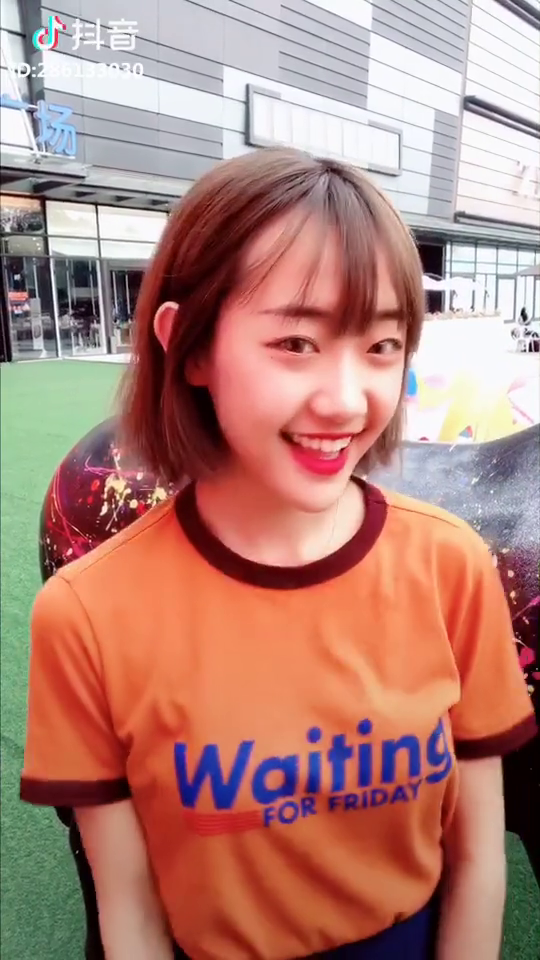
#> input picture frame 38 of dglk.mp4, 540 x 960 px
$ python Mp4.py
#> lines starting #> are read from the running program, lines starting #| are printed output that depends on the picture
#!/usr/bin/env python
# -*- coding: utf-8 -*-
# @Time    : 2018/6/2 002 20:13
# @Author  : willis
# @Site    :
# @File    : Mp4.py
# @Software: PyCharm

# 用于将视频转换为字符画，并在unix终端播放

import numpy as np
import os


class Mp42Chars:

    def video2imgs(self, video, size):

#> called with video = 'dglk.mp4', size = (50, 40)
        from cv2 import VideoCapture
        from cv2 import cvtColor, resize
        from cv2 import COLOR_BGR2GRAY
        from cv2 import INTER_AREA

        img_list = []

        # 从指定文件创建一个VideoCapture对象
        cap = VideoCapture(video)

        # 如果cap对象已经初始化完成了，就返回true，换句话说这是一个 while true 循环
        while cap.isOpened():
            # cap.read() 返回值介绍：
            #   ret 表示是否读取到图像
            #   frame 为图像矩阵，类型为 numpy.ndarry.
            ret, frame = cap.read()
#> frame is the input picture: shape (960, 540, 3); mean B, G, R 121.6, 131.6, 179.1
            if ret:
                # 转换成灰度图，也可不做这一步，转换成彩色字符视频。
                gray = cvtColor(frame, COLOR_BGR2GRAY)
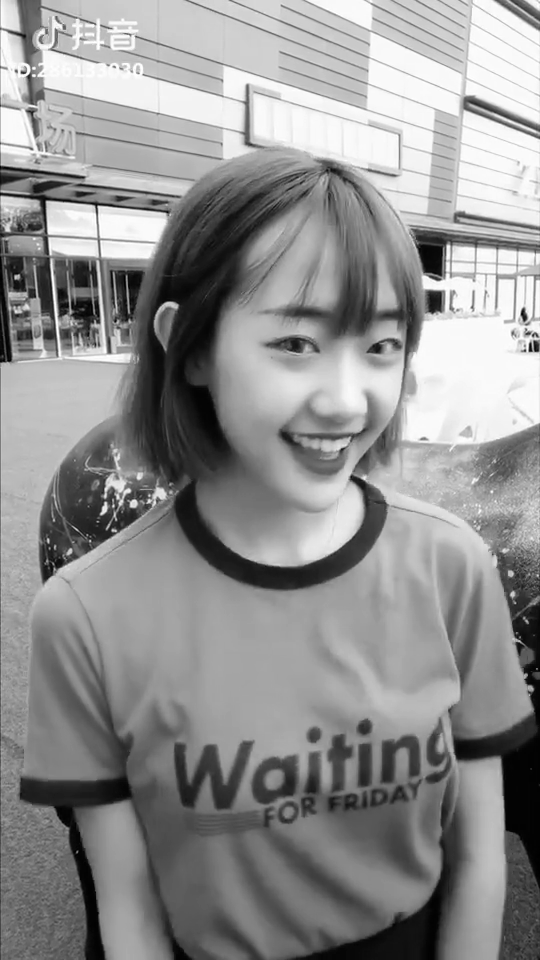
#> gray: shape (960, 540); min 0, max 255, mean 144.6

                # resize 图片，保证图片转换成字符画后，能完整地在命令行中显示。
                img = resize(gray, size, interpolation=INTER_AREA)
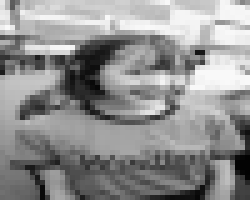
#> img: shape (40, 50) (shown 5 times larger); min 2, max 249, mean 144.6

                # 分帧保存转换结果
                img_list.append(img)
            else:
                break

        # 结束后释放空间
        cap.release()

        return img_list

    # 图片转字符画
    # [78 lines left out: functions img2chars, imgs2chars, play_video, not called in this run]


if __name__ == '__main__':
    mp4 = Mp42Chars()
    # (150, 120)
    imgs = mp4.video2imgs('dglk.mp4', (50, 40))
    # assert len(imgs) > 10
    video_chars = mp4.imgs2chars(imgs)
    # assert len(video_chars) > 10
    mp4.play_video(video_chars)

$ run again, starting later in the video
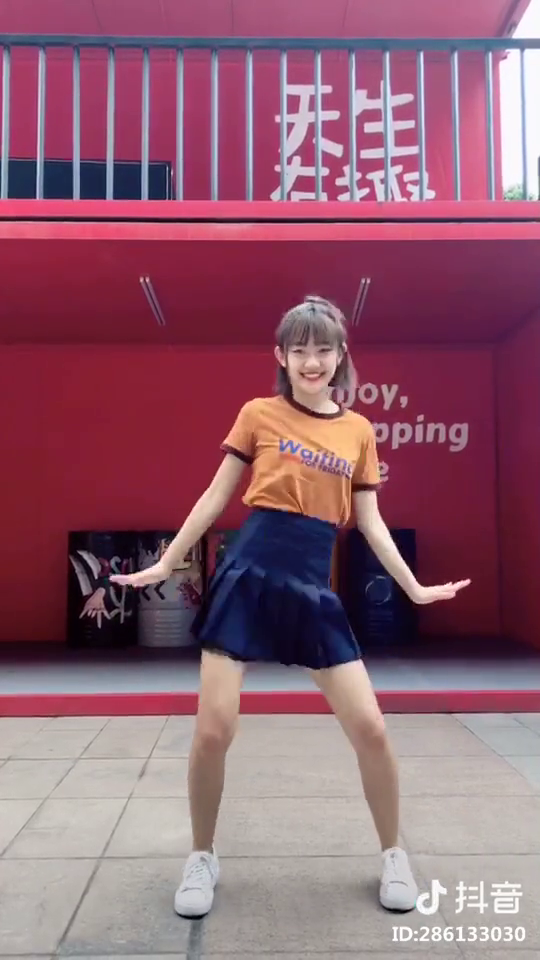
#> input picture frame 172 of dglk.mp4, 540 x 960 px
#> in video2imgs, frame is the input picture: shape (960, 540, 3); mean B, G, R 111.7, 94.7, 143.2
#> in video2imgs, `gray = cvtColor(frame, COLOR_BGR2GRAY)`:
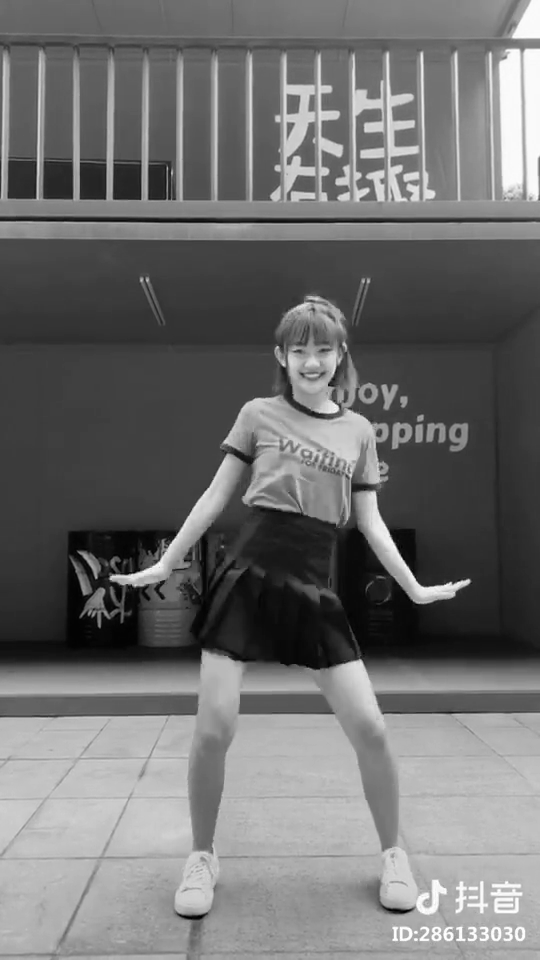
#> gray: shape (960, 540); min 0, max 255, mean 111.1
#> in video2imgs, `img = resize(gray, size, interpolation=INTER_AREA)`:
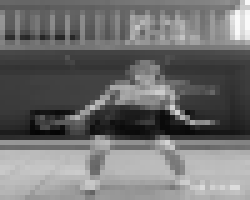
#> img: shape (40, 50) (shown 5 times larger); min 4, max 250, mean 111.1

$ run again, starting later in the video
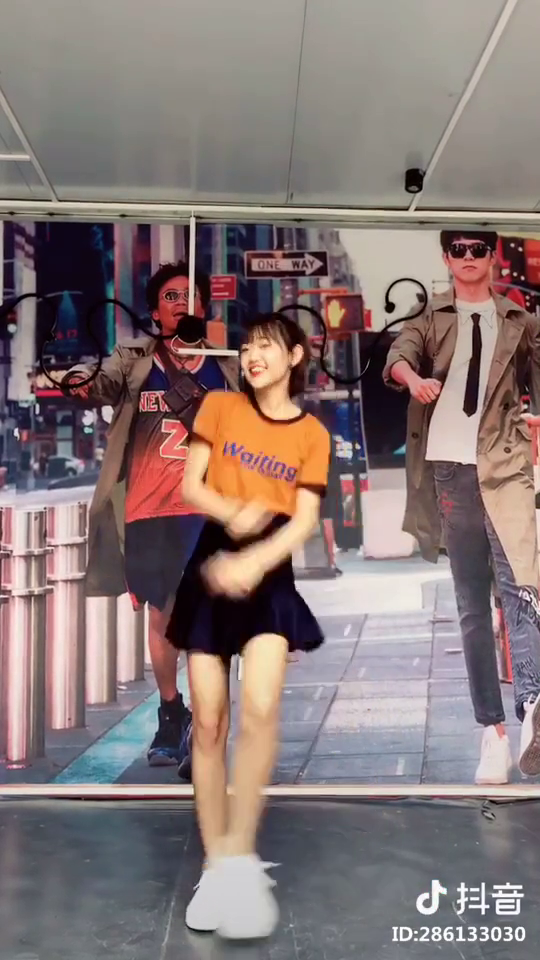
#> input picture frame 306 of dglk.mp4, 540 x 960 px
#> in video2imgs, frame is the input picture: shape (960, 540, 3); mean B, G, R 116.8, 118.2, 133.9
#> in video2imgs, `gray = cvtColor(frame, COLOR_BGR2GRAY)`:
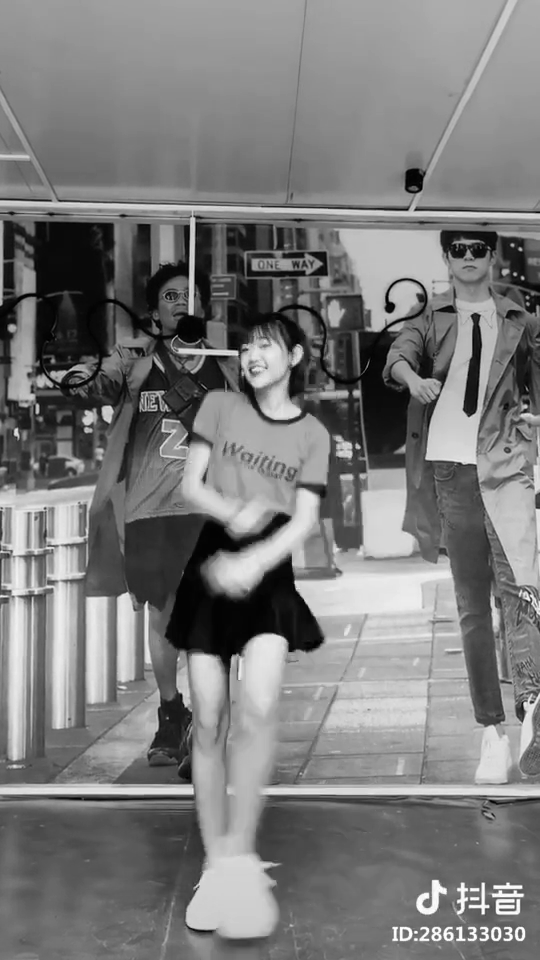
#> gray: shape (960, 540); min 0, max 255, mean 122.7
#> in video2imgs, `img = resize(gray, size, interpolation=INTER_AREA)`:
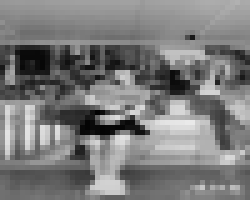
#> img: shape (40, 50) (shown 5 times larger); min 3, max 234, mean 122.7
